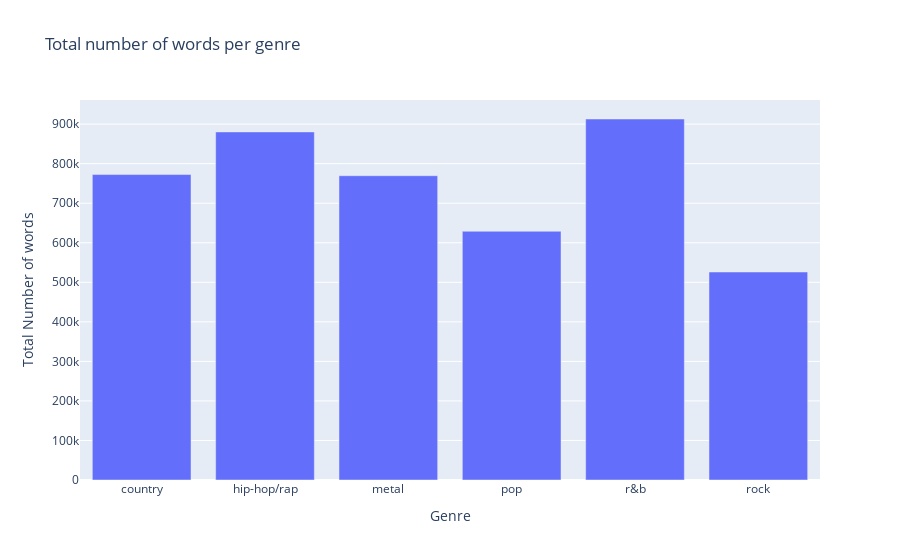

Write notebook code for a chart like this one.
### Markdown cell above
We can check which one is the music genre with the longest lyrics from them all.

### Code cell
l = lemmed_lyrics.groupby('genre_name').aggregate({'lyrics':'\n'.join})
l['line_text'] = l['lyrics'].apply(lambda x:len(x))
fig = px.bar(x = l.index,y = l['line_text'],title = 'Total number of words per genre')
fig.update_layout(
xaxis_title='Genre',
yaxis_title='Total Number of words')
fig.show()

### Figure 1 — Plotly figure (JSON) as saved in the notebook; plotly's stock layout.template omitted (floating-point values rounded to 4 significant figures)
{"data": [{"alignmentgroup": "True", "hovertemplate": "x=%{x}<br>y=%{y}<extra></extra>", "legendgroup": "", "marker": {"color": "#636efa", "pattern": {"shape": ""}}, "name": "", "offsetgroup": "", "orientation": "v", "showlegend": false, "textposition": "auto", "type": "bar", "x": ["country", "hip-hop/rap", "metal", "pop", "r&b", "rock"], "xaxis": "x", "y": [772483, 880257, 769485, 629043, 912967, 525998], "yaxis": "y"}], "layout": {"barmode": "relative", "legend": {"tracegroupgap": 0}, "title": {"text": "Total number of words per genre"}, "xaxis": {"anchor": "y", "domain": [0, 1], "title": {"text": "Genre"}}, "yaxis": {"anchor": "x", "domain": [0, 1], "title": {"text": "Total Number of words"}}}}
